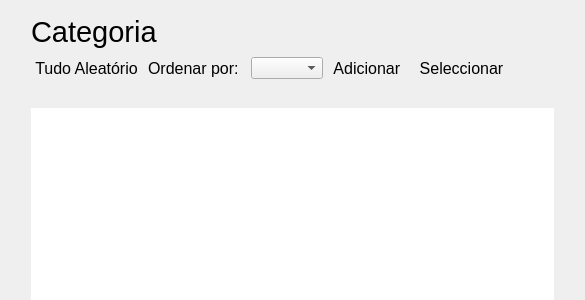
      <widget class="QWidget" name="page_categories">
       <layout class="QGridLayout" name="gridLayout_4">
        <property name="topMargin">
         <number>15</number>
        </property>
        <property name="bottomMargin">
         <number>0</number>
        </property>
        <item row="4" column="9">
         <spacer name="horizontalSpacer_7">
          <property name="orientation">
           <enum>Qt::Horizontal</enum>
          </property>
          <property name="sizeType">
           <enum>QSizePolicy::Fixed</enum>
          </property>
          <property name="sizeHint" stdset="0">
           <size>
            <width>20</width>
            <height>20</height>
           </size>
          </property>
         </spacer>
        </item>
        <item row="2" column="5">
         <widget class="QComboBox" name="page_categories_comboBox_order"/>
        </item>
        <item row="1" column="2" colspan="2">
         <widget class="QLabel" name="page_categories_label_category">
          <property name="font">
           <font>
            <pointsize>22</pointsize>
            <weight>50</weight>
            <bold>false</bold>
           </font>
          </property>
          <property name="text">
           <string>Categoria</string>
          </property>
         </widget>
        </item>
        <item row="2" column="8">
         <spacer name="horizontalSpacer_4">
          <property name="orientation">
           <enum>Qt::Horizontal</enum>
          </property>
          <property name="sizeHint" stdset="0">
           <size>
            <width>40</width>
            <height>20</height>
           </size>
          </property>
         </spacer>
        </item>
        <item row="2" column="6">
         <widget class="QPushButton" name="page_categories_button_add">
          <property name="font">
           <font>
            <pointsize>12</pointsize>
           </font>
          </property>
          <property name="text">
           <string>Adicionar </string>
          </property>
          <property name="icon">
           <iconset resource="icons/img.qrc">
            <normaloff>:/cross.png</normaloff>:/cross.png</iconset>
          </property>
          <property name="flat">
           <bool>true</bool>
          </property>
         </widget>
        </item>
        <item row="2" column="3">
         <widget class="QLabel" name="page_categories_label_order">
          <property name="font">
           <font>
            <pointsize>12</pointsize>
           </font>
          </property>
          <property name="text">
           <string>Ordenar por:</string>
          </property>
         </widget>
        </item>
        <item row="3" column="2">
         <spacer name="verticalSpacer_4">
          <property name="orientation">
           <enum>Qt::Vertical</enum>
          </property>
          <property name="sizeType">
           <enum>QSizePolicy::Fixed</enum>
          </property>
          <property name="sizeHint" stdset="0">
           <size>
            <width>20</width>
            <height>20</height>
           </size>
          </property>
         </spacer>
        </item>
        <item row="2" column="2" alignment="Qt::AlignLeft">
         <widget class="QPushButton" name="page_categories_button_random">
          <property name="font">
           <font>
            <pointsize>12</pointsize>
           </font>
          </property>
          <property name="text">
           <string>Tudo Aleatório</string>
          </property>
          <property name="flat">
           <bool>true</bool>
          </property>
         </widget>
        </item>
        <item row="1" column="4" colspan="5">
         <spacer name="horizontalSpacer_5">
          <property name="orientation">
           <enum>Qt::Horizontal</enum>
          </property>
          <property name="sizeHint" stdset="0">
           <size>
            <width>40</width>
            <height>20</height>
           </size>
          </property>
         </spacer>
        </item>
        <item row="5" column="1">
         <spacer name="verticalSpacer_3">
          <property name="orientation">
           <enum>Qt::Vertical</enum>
          </property>
          <property name="sizeHint" stdset="0">
           <size>
            <width>20</width>
            <height>40</height>
           </size>
          </property>
         </spacer>
        </item>
        <item row="4" column="2" rowspan="2" colspan="7">
         <widget class="QTableWidget" name="page_categories_tableWidget">
          <property name="styleSheet">
           <string notr="true"/>
          </property>
          <property name="frameShape">
           <enum>QFrame::NoFrame</enum>
          </property>
          <property name="editTriggers">
           <set>QAbstractItemView::NoEditTriggers</set>
          </property>
          <property name="alternatingRowColors">
           <bool>true</bool>
          </property>
          <property name="selectionBehavior">
           <enum>QAbstractItemView::SelectRows</enum>
          </property>
          <property name="textElideMode">
           <enum>Qt::ElideLeft</enum>
          </property>
          <property name="showGrid">
           <bool>false</bool>
          </property>
          <attribute name="horizontalHeaderVisible">
           <bool>false</bool>
          </attribute>
          <attribute name="horizontalHeaderDefaultSectionSize">
           <number>200</number>
          </attribute>
          <attribute name="horizontalHeaderHighlightSections">
           <bool>false</bool>
          </attribute>
          <attribute name="horizontalHeaderMinimumSectionSize">
           <number>200</number>
          </attribute>
          <attribute name="horizontalHeaderStretchLastSection">
           <bool>true</bool>
          </attribute>
          <attribute name="verticalHeaderVisible">
           <bool>false</bool>
          </attribute>
          <attribute name="verticalHeaderHighlightSections">
           <bool>false</bool>
          </attribute>
          <attribute name="verticalHeaderStretchLastSection">
           <bool>false</bool>
          </attribute>
          <row>
           <property name="text">
            <string>sdfdsfdsf</string>
           </property>
          </row>
          <column>
           <property name="text">
            <string>sdsdfdsfds</string>
           </property>
          </column>
         </widget>
        </item>
        <item row="2" column="7">
         <widget class="QPushButton" name="page_categories_button_select">
          <property name="font">
           <font>
            <pointsize>12</pointsize>
           </font>
          </property>
          <property name="text">
           <string>Seleccionar</string>
          </property>
          <property name="icon">
           <iconset resource="icons/img.qrc">
            <normaloff>:/cross.png</normaloff>:/cross.png</iconset>
          </property>
          <property name="flat">
           <bool>true</bool>
          </property>
         </widget>
        </item>
       </layout>
      </widget>
